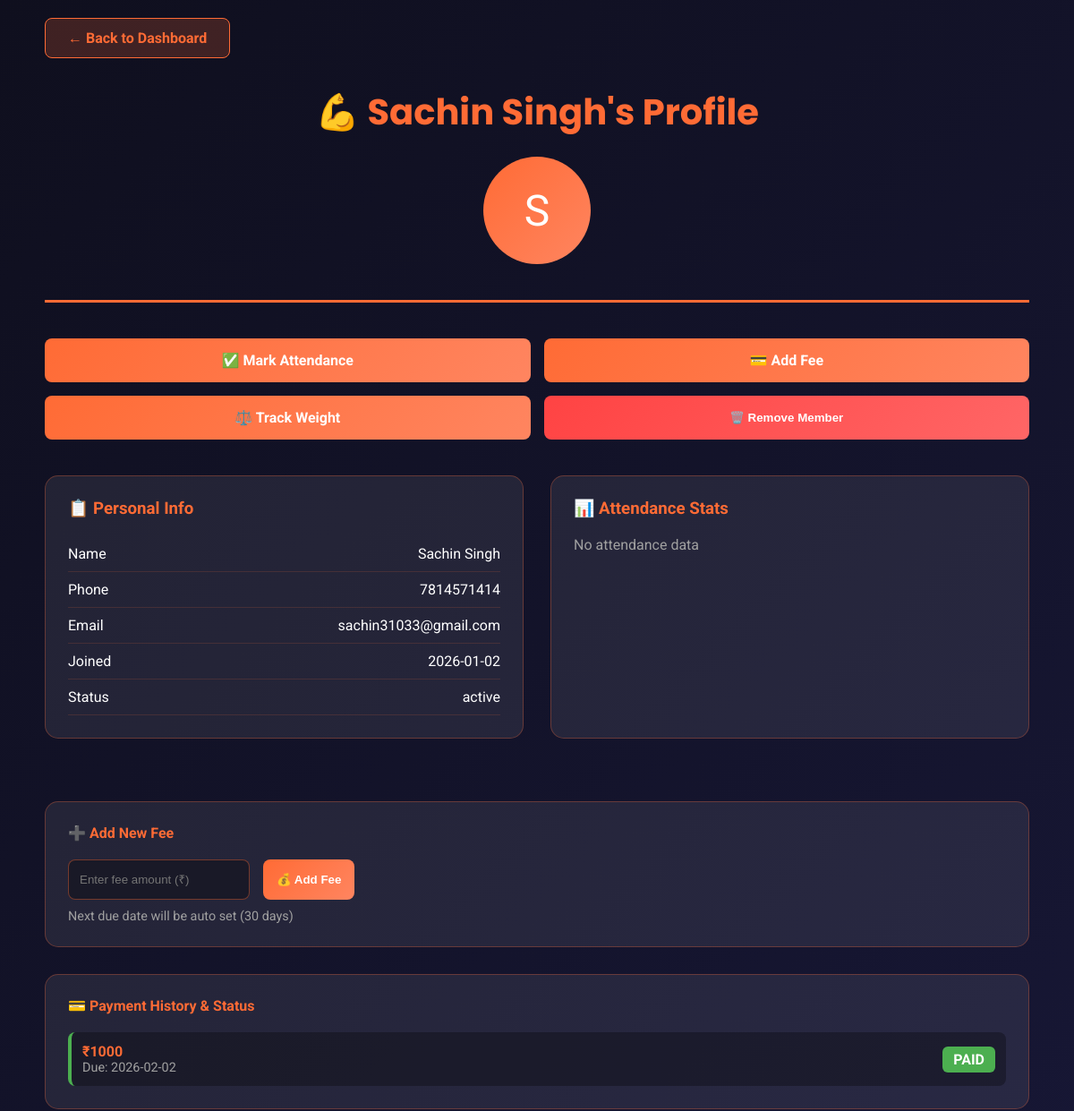
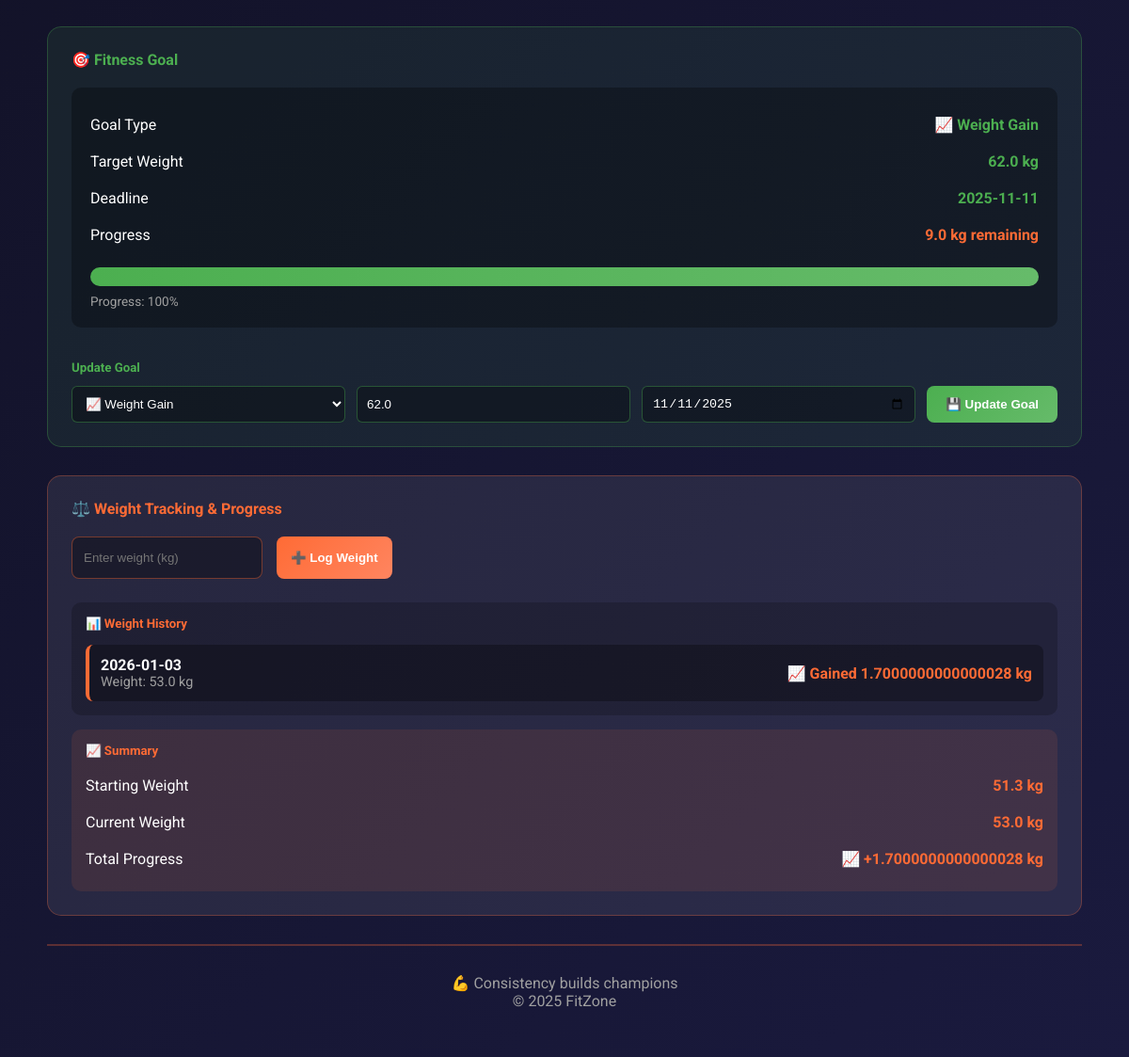
Page /member/1 (signed in) on the committed database (2 pictures, top to bottom).
### tables this page shows
CREATE TABLE members (
            id INTEGER PRIMARY KEY AUTOINCREMENT,
            gym_owner_id INTEGER NOT NULL,
            name TEXT,
            phone TEXT,
            email TEXT,
            join_date TEXT,
            start_weight REAL,
            status TEXT DEFAULT 'active',
            goal_type TEXT DEFAULT 'weight_loss',
            target_weight REAL,
            goal_deadline TEXT,
            FOREIGN KEY(gym_owner_id) REFERENCES gym_owners(id),
            UNIQUE(gym_owner_id, name)
        );

CREATE TABLE fees (
            id INTEGER PRIMARY KEY AUTOINCREMENT,
            gym_owner_id INTEGER NOT NULL,
            member_id INTEGER,
            amount REAL,
            last_paid TEXT,
            next_due TEXT,
            paid_status TEXT DEFAULT 'pending',
            FOREIGN KEY(gym_owner_id) REFERENCES gym_owners(id)
        );

CREATE TABLE member_goals (
            id INTEGER PRIMARY KEY AUTOINCREMENT,
            gym_owner_id INTEGER NOT NULL,
            member_id INTEGER,
            goal_type TEXT,
            target_weight REAL,
            deadline TEXT,
            created_date TEXT,
            achieved INTEGER DEFAULT 0,
            FOREIGN KEY(gym_owner_id) REFERENCES gym_owners(id),
            UNIQUE(gym_owner_id, member_id)
        );

CREATE TABLE weight_logs (
            id INTEGER PRIMARY KEY AUTOINCREMENT,
            gym_owner_id INTEGER NOT NULL,
            member_id INTEGER,
            month TEXT,
            weight REAL,
            FOREIGN KEY(gym_owner_id) REFERENCES gym_owners(id)
        );

### app.py (the view)
@app.route("/member/<int:member_id>")
@login_required
def member_details(member_id):
    gym_owner_id = session.get('gym_owner_id')
    month_start = datetime.now().replace(day=1).strftime("%Y-%m-%d")
    with get_db() as db:
        member = db.execute(
            "SELECT * FROM members WHERE id=? AND gym_owner_id=?",
            (member_id, gym_owner_id)
        ).fetchone()
        if not member:
            flash("Member not found", "error")
            return redirect("/")
        attendance_data = db.execute("""
            SELECT status, COUNT(*) FROM attendance
            WHERE member_id=? AND gym_owner_id=? AND date>=?
            GROUP BY status
        """, (member_id, gym_owner_id, month_start)).fetchall()
        weight_logs = db.execute("""
            SELECT month, weight FROM weight_logs
            WHERE member_id=? AND gym_owner_id=?
            ORDER BY month DESC
        """, (member_id, gym_owner_id)).fetchall()
        fees = db.execute("""
            SELECT * FROM fees WHERE member_id=? AND gym_owner_id=?
            ORDER BY next_due DESC
        """, (member_id, gym_owner_id)).fetchall()
        recent_attendance = db.execute("""
            SELECT date, status FROM attendance
            WHERE member_id=? AND gym_owner_id=?
            ORDER BY date DESC LIMIT 10
        """, (member_id, gym_owner_id)).fetchall()
        goal = db.execute("""
            SELECT goal_type, target_weight, deadline, achieved
            FROM member_goals WHERE member_id=? AND gym_owner_id=?
        """, (member_id, gym_owner_id)).fetchone()
    return render_template(
        "member_details.html",
        member=member,
        attendance_data=attendance_data,
        weight_logs=weight_logs,
        fees=fees,
        recent_attendance=recent_attendance,
        goal=goal
    )

### templates/member_details.html (shortened to what this page needs)
<!DOCTYPE html>
<html lang="en">
<head>
</head>
<body>
<div class="container">
    <a href="/" class="back-link">← Back to Dashboard</a>
    {% if member %}
    <header>
        <h1>💪 {{ member.name }}'s Profile</h1>
        <div class="member-avatar">{{ member.name[0].upper() }}</div>
    </header>
    <div class="action-btns">
        <a href="/attendance/{{ member.id }}" class="btn-primary">✅ Mark Attendance</a>
        <a href="#add-fee" class="btn-primary">💳 Add Fee</a>
        <a href="#weight-section" class="btn-primary" style="grid-column:span 1;">⚖️ Track Weight</a>
        <button class="btn-primary remove-btn" onclick="if(confirm('Are you sure you want to remove this member from the gym?')) { document.getElementById('removeMemberForm').submit(); }">🗑️ Remove Member</button>
    </div>
    <div class="profile-grid">
        <div class="card">
            <h3>📋 Personal Info</h3>
            <div class="info-row"><span>Name</span><span>{{ member.name }}</span></div>
            <div class="info-row"><span>Phone</span><span>{{ member.phone or '—' }}</span></div>
            <div class="info-row"><span>Email</span><span>{{ member.email or '—' }}</span></div>
            <div class="info-row"><span>Joined</span><span>{{ member.join_date }}</span></div>
            <div class="info-row"><span>Status</span><span>{{ member.status }}</span></div>
        </div>
        <div class="card">
            <h3>📊 Attendance Stats</h3>
            {% for s,c in attendance_data %}
            <div class="info-row"><span>{{ s }}</span><span>{{ c }} days</span></div>
            {% else %}
            <p style="color:#a0a0a0;">No attendance data</p>
            {% endfor %}
        </div>
    </div>
    <div class="section" id="add-fee">
        <h4>➕ Add New Fee</h4>
        <form method="POST" action="/add-fees" style="display:flex;gap:15px;flex-wrap:wrap;">
            <input
                type="number"
                name="amount"
                placeholder="Enter fee amount (₹)"
                required
                style="padding:12px;border-radius:8px;border:1px solid rgba(255,107,53,.4);
                       background:rgba(0,0,0,.3);color:#fff;min-width:200px;"
            >
            <button type="submit" class="btn-primary">💰 Add Fee</button>
        </form>
        <p style="color:#a0a0a0;margin-top:10px;font-size:.9em;">
            Next due date will be auto set (30 days)
        </p>
    </div>
    {% if fees %}
    <div class="section">
        <h4>💳 Payment History & Status</h4>
        <div class="recent-list">
            {% for fee in fees %}
            <div class="list-item" style="justify-content:space-between;align-items:center;
                {% if fee.paid_status == 'pending' %}
                    border-left:4px solid #ffc107;background:rgba(255,193,7,.15);
                {% elif fee.paid_status == 'paid' %}
                    border-left:4px solid #4caf50;
                {% endif %}
            ">
                <div>
                    <span style="display:block;color:#ff6b35;font-weight:bold;">₹{{ fee.amount|int }}</span>
                    <span style="display:block;color:#a0a0a0;font-size:0.9em;">Due: {{ fee.next_due }}</span>
                </div>
                <div style="text-align:right;">
                    <span style="display:block;padding:5px 12px;border-radius:6px;
                        {% if fee.paid_status == 'pending' %}
                            background:#ffc107;color:#000;font-weight:bold;
                        {% else %}
                            background:#4caf50;color:#fff;font-weight:bold;
                        {% endif %}
                    ">{{ fee.paid_status|upper }}</span>
                </div>
            </div>
            {% endfor %}
        </div>
    </div>
    {% else %}
    <div class="section">
        <h4>💳 Payment History</h4>
        <p style="color:#a0a0a0;text-align:center;">No fees added yet</p>
    </div>
    {% endif %}
    <div class="section" id="goal-section" style="background:rgba(76,175,80,.1);border:1px solid rgba(76,175,80,.3);">
        <h4 style="color:#4caf50;">🎯 Fitness Goal</h4>
        {% if goal %}
        <div style="background:rgba(0,0,0,.3);border-radius:10px;padding:20px;margin-bottom:20px;">
            <div class="info-row" style="border:none;">
                <span>Goal Type</span>
                <span style="color:#4caf50;font-weight:bold;">{{ '📈 Weight Gain' if goal.goal_type == 'weight_gain' else '📉 Weight Loss' }}</span>
            </div>
            <div class="info-row" style="border:none;">
                <span>Target Weight</span>
                <span style="color:#4caf50;font-weight:bold;">{{ goal.target_weight }} kg</span>
            </div>
            <div class="info-row" style="border:none;">
                <span>Deadline</span>
                <span style="color:#4caf50;font-weight:bold;">{{ goal.deadline }}</span>
            </div>
            {% if weight_logs %}
                {% set current_weight = weight_logs[0].weight %}
                {% set difference = current_weight - goal.target_weight %}
                <div class="info-row" style="border:none;">
                    <span>Progress</span>
                    <span style="color:{% if goal.goal_type == 'weight_loss' and difference <= 0 %}#4caf50{% elif goal.goal_type == 'weight_gain' and difference >= 0 %}#4caf50{% else %}#ff6b35{% endif %};font-weight:bold;">
                        {% if difference == 0 %}🎉 Target Reached!{% elif difference < 0 %}{{ difference|abs }} kg remaining{% else %}{{ difference }} kg away{% endif %}
                    </span>
                </div>
                {% set progress_percentage = ((goal.target_weight - member.start_weight)|abs / (current_weight - member.start_weight)|abs * 100) if (current_weight - member.start_weight) != 0 else 0 %}
                <div style="margin-top:15px;">
                    <div style="background:rgba(0,0,0,.3);border-radius:10px;height:20px;overflow:hidden;">
                        <div style="background:linear-gradient(90deg,#4caf50,#66bb6a);height:100%;width:{{ [progress_percentage, 100]|min }}%;transition:width 0.3s ease;"></div>
                    </div>
                    <p style="color:#a0a0a0;font-size:0.85em;margin-top:8px;">Progress: {{ [progress_percentage, 100]|min|int }}%</p>
                </div>
            {% endif %}
        </div>
        <form method="POST" action="/set-goal/{{ member.id }}" style="display:flex;flex-direction:column;gap:12px;">
            <h5 style="color:#4caf50;margin-top:15px;">Update Goal</h5>
            <div style="display:flex;gap:12px;flex-wrap:wrap;">
                <select name="goal_type" required style="padding:10px;border-radius:6px;border:1px solid rgba(76,175,80,.4);background:rgba(0,0,0,.3);color:#fff;flex:1;min-width:150px;">
                    <option value="weight_gain" {% if goal and goal.goal_type == 'weight_gain' %}selected{% endif %}>📈 Weight Gain</option>
                </select>
                <input type="number" name="target_weight" placeholder="Target Weight (kg)" step="0.5" required style="padding:10px;border-radius:6px;border:1px solid rgba(76,175,80,.4);background:rgba(0,0,0,.3);color:#fff;flex:1;min-width:150px;" value="{{ goal.target_weight if goal else '' }}">
                <input type="date" name="deadline" required style="padding:10px;border-radius:6px;border:1px solid rgba(76,175,80,.4);background:rgba(0,0,0,.3);color:#fff;flex:1;min-width:150px;" value="{{ goal.deadline if goal else '' }}">
                <button type="submit" class="btn-primary" style="background:linear-gradient(135deg,#4caf50,#66bb6a);padding:10px 20px;">💾 Update Goal</button>
            </div>
        </form>
        {% endif %}
    </div>
    <div class="section" id="weight-section">
        <h4>⚖️ Weight Tracking & Progress</h4>
        <form method="POST" action="/add-weight" style="display:flex;gap:15px;flex-wrap:wrap;margin-bottom:25px;">
            <input
                type="number"
                name="weight"
                placeholder="Enter weight (kg)"
                step="0.5"
                required
                style="padding:12px;border-radius:8px;border:1px solid rgba(255,107,53,.4);
                       background:rgba(0,0,0,.3);color:#fff;min-width:150px;"
            >
            <button type="submit" class="btn-primary">➕ Log Weight</button>
        </form>
        {% if weight_logs %}
        <div style="background:rgba(0,0,0,.2);border-radius:10px;padding:15px;">
            <h5 style="color:#ff6b35;margin-bottom:15px;">📊 Weight History</h5>
            <div class="recent-list">
                {% set start_weight = member.start_weight %}
                {% for log in weight_logs %}
                    {% set difference = log.weight - start_weight %}
                    {% set status = '📉 Lost' if difference < 0 else '📈 Gained' if difference > 0 else '✅ Same' %}
                    <div class="list-item" style="justify-content:space-between;align-items:center;border-left:4px solid {% if difference < 0 %}#4caf50{% elif difference > 0 %}#ff6b35{% else %}#ffc107{% endif %};">
                        <div>
                            <span style="display:block;color:#fff;font-weight:bold;">{{ log.month }}</span>
                            <span style="display:block;color:#a0a0a0;font-size:0.9em;">Weight: {{ log.weight }} kg</span>
                        </div>
                        <div style="text-align:right;">
                            <span style="display:block;font-weight:bold;color:{% if difference < 0 %}#4caf50{% elif difference > 0 %}#ff6b35{% else %}#ffc107{% endif %};">{{ status }} {{ difference|abs }} kg</span>
                        </div>
                    </div>
                {% endfor %}
            </div>
        </div>
        {% else %}
        <p style="color:#a0a0a0;text-align:center;">No weight logs yet. Start tracking now!</p>
        {% endif %}
        {% if weight_logs %}
        <div style="background:rgba(255,107,53,.1);border-radius:10px;padding:15px;margin-top:15px;">
            <h5 style="color:#ff6b35;margin-bottom:10px;">📈 Summary</h5>
            <div class="info-row" style="border:none;">
                <span>Starting Weight</span>
                <span style="color:#ff6b35;font-weight:bold;">{{ member.start_weight }} kg</span>
            </div>
            <div class="info-row" style="border:none;">
                <span>Current Weight</span>
                <span style="color:#ff6b35;font-weight:bold;">{{ weight_logs[0].weight }} kg</span>
            </div>
            <div class="info-row" style="border:none;">
                <span>Total Progress</span>
                {% set total_change = weight_logs[0].weight - member.start_weight %}
                <span style="color:{% if total_change < 0 %}#4caf50{% elif total_change > 0 %}#ff6b35{% else %}#ffc107{% endif %};font-weight:bold;">
                    {% if total_change < 0 %}📉 -{{ total_change|abs }} kg{% elif total_change > 0 %}📈 +{{ total_change }} kg{% else %}✅ No change{% endif %}
                </span>
            </div>
        </div>
        {% endif %}
    </div>
    <footer>
        <p>💪 Consistency builds champions</p>
        <p>&copy; 2025 FitZone</p>
    </footer>
    {% else %}
    <p style="text-align:center;color:#a0a0a0;">Member not found</p>
    {% endif %}
</div>
</body>
</html>

### rows in the picture
members: name "Sachin Singh", name "S", phone "7814571414", email "sachin31033@gmail.com", join_date "2026-01-02", status "active", start_weight "51.3"
fees: amount "1000", next_due "2026-02-02", paid_status "PAID"
member_goals: goal_type "📈 Weight Gain", target_weight "62.0", deadline "2025-11-11", deadline "11/11/2025"
weight_logs: month "2026-01-03", weight "53.0", status "📈 Gained", difference "1.7000000000000028"

### other values in the picture
{{ difference|abs }} "9.0"
{{ [progress_percentage, 100]|min|int }} "100"
{{ total_change }} "1.7000000000000028"
